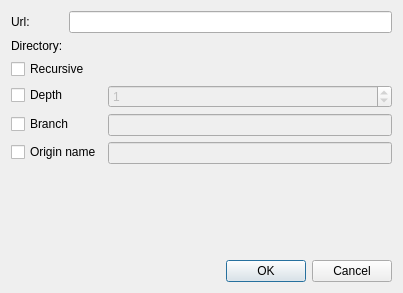
<?xml version="1.0" encoding="UTF-8"?>
<ui version="4.0">
 <class>CloneDialog</class>
 <widget class="QDialog" name="CloneDialog">
  <property name="geometry">
   <rect>
    <x>0</x>
    <y>0</y>
    <width>403</width>
    <height>293</height>
   </rect>
  </property>
  <property name="windowTitle">
   <string>Clone a repository</string>
  </property>
  <property name="windowIcon">
   <iconset theme="gitklient">
    <normaloff>.</normaloff>.</iconset>
  </property>
  <layout class="QVBoxLayout" name="verticalLayout">
   <item>
    <layout class="QFormLayout" name="formLayout">
     <item row="0" column="0">
      <widget class="QLabel" name="label">
       <property name="sizePolicy">
        <sizepolicy hsizetype="Maximum" vsizetype="Preferred">
         <horstretch>0</horstretch>
         <verstretch>0</verstretch>
        </sizepolicy>
       </property>
       <property name="text">
        <string>Url:</string>
       </property>
      </widget>
     </item>
     <item row="1" column="0">
      <widget class="QLabel" name="label_2">
       <property name="text">
        <string>Directory:</string>
       </property>
      </widget>
     </item>
     <item row="1" column="1">
      <layout class="QHBoxLayout" name="horizontalLayout_4">
       <item>
        <widget class="KUrlRequester" name="lineEditPath">
         <property name="mode">
          <set>KFile::Directory|KFile::LocalOnly</set>
         </property>
        </widget>
       </item>
      </layout>
     </item>
     <item row="0" column="1">
      <widget class="QLineEdit" name="lineEditUrl"/>
     </item>
    </layout>
   </item>
   <item>
    <layout class="QFormLayout" name="formLayout_2">
     <item row="0" column="0">
      <widget class="QCheckBox" name="checkBoxRecursive">
       <property name="text">
        <string>Recursive</string>
       </property>
      </widget>
     </item>
     <item row="1" column="0">
      <widget class="QCheckBox" name="checkBoxDepth">
       <property name="text">
        <string>Depth</string>
       </property>
      </widget>
     </item>
     <item row="1" column="1">
      <widget class="QSpinBox" name="spinBoxDepth">
       <property name="enabled">
        <bool>false</bool>
       </property>
       <property name="maximum">
        <number>99999</number>
       </property>
       <property name="value">
        <number>1</number>
       </property>
      </widget>
     </item>
     <item row="2" column="0">
      <widget class="QCheckBox" name="checkBoxBranch">
       <property name="text">
        <string>Branch</string>
       </property>
      </widget>
     </item>
     <item row="2" column="1">
      <widget class="QLineEdit" name="lineEditBranch">
       <property name="enabled">
        <bool>false</bool>
       </property>
      </widget>
     </item>
     <item row="3" column="0">
      <widget class="QCheckBox" name="checkBoxOriginName">
       <property name="text">
        <string>Origin name</string>
       </property>
      </widget>
     </item>
     <item row="3" column="1">
      <widget class="QLineEdit" name="lineEditOriginName">
       <property name="enabled">
        <bool>false</bool>
       </property>
      </widget>
     </item>
    </layout>
   </item>
   <item>
    <spacer name="verticalSpacer">
     <property name="orientation">
      <enum>Qt::Vertical</enum>
     </property>
     <property name="sizeHint" stdset="0">
      <size>
       <width>20</width>
       <height>63</height>
      </size>
     </property>
    </spacer>
   </item>
   <item>
    <widget class="QDialogButtonBox" name="buttonBox">
     <property name="standardButtons">
      <set>QDialogButtonBox::Cancel|QDialogButtonBox::Ok</set>
     </property>
    </widget>
   </item>
  </layout>
 </widget>
 <customwidgets>
  <customwidget>
   <class>KUrlRequester</class>
   <extends>QWidget</extends>
   <header>kurlrequester.h</header>
  </customwidget>
 </customwidgets>
 <tabstops>
  <tabstop>lineEditUrl</tabstop>
  <tabstop>checkBoxDepth</tabstop>
  <tabstop>spinBoxDepth</tabstop>
  <tabstop>checkBoxRecursive</tabstop>
  <tabstop>checkBoxBranch</tabstop>
  <tabstop>lineEditBranch</tabstop>
  <tabstop>checkBoxOriginName</tabstop>
  <tabstop>lineEditOriginName</tabstop>
 </tabstops>
 <resources/>
 <connections>
  <connection>
   <sender>checkBoxBranch</sender>
   <signal>toggled(bool)</signal>
   <receiver>lineEditBranch</receiver>
   <slot>setEnabled(bool)</slot>
   <hints>
    <hint type="sourcelabel">
     <x>39</x>
     <y>142</y>
    </hint>
    <hint type="destinationlabel">
     <x>171</x>
     <y>139</y>
    </hint>
   </hints>
  </connection>
  <connection>
   <sender>checkBoxOriginName</sender>
   <signal>toggled(bool)</signal>
   <receiver>lineEditOriginName</receiver>
   <slot>setEnabled(bool)</slot>
   <hints>
    <hint type="sourcelabel">
     <x>44</x>
     <y>175</y>
    </hint>
    <hint type="destinationlabel">
     <x>189</x>
     <y>170</y>
    </hint>
   </hints>
  </connection>
  <connection>
   <sender>checkBoxDepth</sender>
   <signal>toggled(bool)</signal>
   <receiver>spinBoxDepth</receiver>
   <slot>setEnabled(bool)</slot>
   <hints>
    <hint type="sourcelabel">
     <x>52</x>
     <y>85</y>
    </hint>
    <hint type="destinationlabel">
     <x>144</x>
     <y>81</y>
    </hint>
   </hints>
  </connection>
  <connection>
   <sender>buttonBox</sender>
   <signal>rejected()</signal>
   <receiver>CloneDialog</receiver>
   <slot>reject()</slot>
   <hints>
    <hint type="sourcelabel">
     <x>186</x>
     <y>271</y>
    </hint>
    <hint type="destinationlabel">
     <x>163</x>
     <y>241</y>
    </hint>
   </hints>
  </connection>
 </connections>
</ui>
